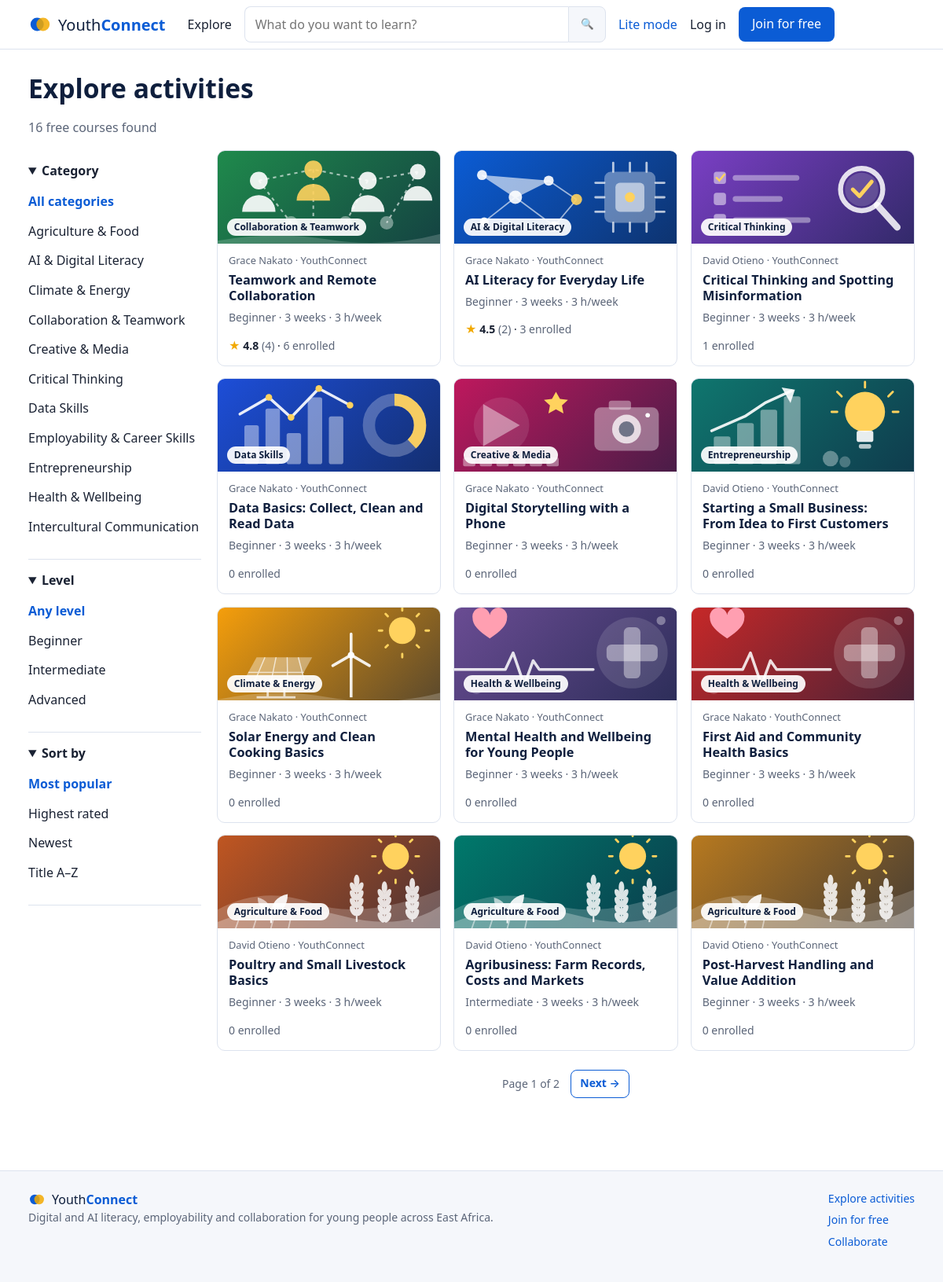
Screenshot of /courses with the database file from the repository.
### tables this page shows
CREATE TABLE `categories` (
  `id` int(10) unsigned NOT NULL AUTO_INCREMENT,
  `name` varchar(80) NOT NULL,
  `slug` varchar(80) NOT NULL,
  PRIMARY KEY (`id`),
  UNIQUE KEY `slug` (`slug`)
);

CREATE TABLE `courses` (
  `id` int(10) unsigned NOT NULL AUTO_INCREMENT,
  `category_id` int(10) unsigned NOT NULL,
  `owner_id` int(10) unsigned NOT NULL,
  `title` varchar(160) NOT NULL,
  `slug` varchar(180) NOT NULL,
  `summary` varchar(300) NOT NULL,
  `description` text NOT NULL,
  `what_you_learn` text NOT NULL,
  `skills` varchar(300) DEFAULT NULL,
  `level` enum('Beginner','Intermediate','Advanced') NOT NULL DEFAULT 'Beginner',
  `hours_per_week` tinyint(3) unsigned NOT NULL DEFAULT 3,
  `language` varchar(40) NOT NULL DEFAULT 'English',
  `color` varchar(7) NOT NULL DEFAULT '#0b5cd5',
  `cover_path` varchar(255) DEFAULT NULL,
  `has_certificate` tinyint(1) NOT NULL DEFAULT 1,
  `pass_mark` tinyint(3) unsigned NOT NULL DEFAULT 70,
  `status` enum('draft','published','archived') NOT NULL DEFAULT 'draft',
  `created_at` datetime NOT NULL DEFAULT current_timestamp(),
  `updated_at` datetime NOT NULL DEFAULT current_timestamp() ON UPDATE current_timestamp(),
  PRIMARY KEY (`id`),
  UNIQUE KEY `slug` (`slug`),
  KEY `idx_status` (`status`),
  KEY `idx_cat` (`category_id`),
  KEY `fk_course_owner` (`owner_id`),
  FULLTEXT KEY `ft_courses` (`title`,`summary`,`skills`),
  CONSTRAINT `fk_course_cat` FOREIGN KEY (`category_id`) REFERENCES `categories` (`id`),
  CONSTRAINT `fk_course_owner` FOREIGN KEY (`owner_id`) REFERENCES `users` (`id`)
);

CREATE TABLE `users` (
  `id` int(10) unsigned NOT NULL AUTO_INCREMENT,
  `name` varchar(120) NOT NULL,
  `email` varchar(190) NOT NULL,
  `password_hash` varchar(255) NOT NULL,
  `google_id` varchar(40) DEFAULT NULL,
  `role` enum('participant','facilitator','mentor','stakeholder','admin') NOT NULL DEFAULT 'participant',
  `status` enum('active','suspended') NOT NULL DEFAULT 'active',
  `level2_override` tinyint(1) NOT NULL DEFAULT 0,
  `created_at` datetime NOT NULL DEFAULT current_timestamp(),
  `last_login_at` datetime DEFAULT NULL,
  PRIMARY KEY (`id`),
  UNIQUE KEY `email` (`email`),
  UNIQUE KEY `google_id` (`google_id`),
  KEY `idx_role` (`role`)
);

### app/Core/Controller.php (called while the page is built, shortened)
<?php
abstract class Controller
{
    protected function view(string $view, array $data = [], int $status = 200): void
    {
        $data += ['title' => config('app.name')];
        View::render($view, $data);
    }
}

### app/Controllers/CourseController.php (called while the page is built, shortened)
<?php
class CourseController extends Controller
{
    public function index(): void
    {
        $q = trim((string)($_GET['q'] ?? ''));
        $cat = (string)($_GET['category'] ?? '');
        $level = (string)($_GET['level'] ?? '');
        $sort = isset(self::SORTS[$_GET['sort'] ?? '']) ? $_GET['sort'] : 'popular';
        $page = max(1, (int)($_GET['page'] ?? 1));
        $per = 12;
        $where = []; $params = [];
        $w = implode(' AND ', $where);
        $total = Courses::countPublished($w, $params);
        $courses = Courses::cards($w, $params, self::SORTS[$sort], $per, ($page - 1) * $per);
        $categories = DB::all('SELECT * FROM categories ORDER BY name');
        $this->view('courses/index', compact('courses', 'categories', 'q', 'cat', 'level', 'sort', 'page', 'total', 'per') + ['title' => 'Explore activities']);
    }
}

### public/index.php (called while the page is built, shortened)
<?php
require __DIR__ . '/../app/bootstrap.php';
$router = new App\Core\Router();
$router->dispatch();

### app/bootstrap.php (called while the page is built, shortened)
<?php
spl_autoload_register(function (string $class) {
    $prefix = 'App\\';
    $file = BASE_PATH . '/app/' . str_replace('\\', '/', substr($class, strlen($prefix))) . '.php';
});
require BASE_PATH . '/app/helpers.php';

### app/Core/DB.php (called while the page is built, shortened)
<?php
class DB
{
    private static ?PDO $pdo = null;
    public static function pdo(): PDO
    {
        if (self::$pdo === null) {
            $c = config('db');
            $dsn = "mysql:host={$c['host']};port={$c['port']};dbname={$c['name']};charset=utf8mb4";
            $opts = [
                PDO::ATTR_ERRMODE            => PDO::ERRMODE_EXCEPTION,
                PDO::ATTR_DEFAULT_FETCH_MODE => PDO::FETCH_ASSOC,
                PDO::ATTR_EMULATE_PREPARES   => false,
            ];
            self::$pdo = new PDO($dsn, $c['user'], $c['pass'], $opts);
            self::$pdo->exec("SET time_zone = '" . date('P') . "'");
        }
        return self::$pdo;
    }
    public static function all(string $sql, array $p = []): array
    {
        $st = self::pdo()->prepare($sql);
        $st->execute($p);
        return $st->fetchAll();
    }
    public static function val(string $sql, array $p = [])
    {
        $st = self::pdo()->prepare($sql);
        $st->execute($p);
        $r = $st->fetchColumn();
        return $r === false ? null : $r;
    }
}

### app/Services/Courses.php (called while the page is built, shortened)
<?php
class Courses
{
    public static function cards(string $where, array $params, string $order = 'enrolled DESC', int $limit = 12, int $offset = 0): array
    {
        $sql = self::CARD_SQL . 'WHERE c.status = \'published\' ' . ($where ? "AND $where " : '')
             . "ORDER BY $order, c.id DESC LIMIT " . (int)$limit . ' OFFSET ' . (int)$offset;
        return DB::all($sql, $params);
    }
    public static function countPublished(string $where, array $params): int
    {
        return (int)DB::val('SELECT COUNT(*) FROM courses c JOIN categories cat ON cat.id = c.category_id WHERE c.status = \'published\' '
            . ($where ? "AND $where" : ''), $params);
    }
}

### app/helpers.php (called while the page is built, shortened)
<?php
function config(string $key, $default = null)
{
    static $cfg = null;
    if ($cfg === null) $cfg = require BASE_PATH . '/config/config.php';
    $v = $cfg;
    foreach (explode('.', $key) as $part) {
        $v = $v[$part];
    }
    return $v;
}
function e($v): string
{
    return htmlspecialchars((string)$v, ENT_QUOTES | ENT_SUBSTITUTE, 'UTF-8');
}
function base_path(): string
{
    static $b = null;
    if ($b === null) {
        $cfg = config('app.base_path');
        if ($cfg !== null && $cfg !== '') {
            $b = rtrim((string)$cfg, '/');
        } else {
            $dir = str_replace('\\', '/', dirname($_SERVER['SCRIPT_NAME'] ?? '/'));
            $dir = preg_replace('#/public$#', '', $dir);
            $b = rtrim($dir, '/');
        }
    }
    return $b;
}
function url(string $path = ''): string
{
    return base_path() . '/' . ltrim($path, '/');
}
function stars(float $r): string
{
    return number_format($r, 1);
}
function lite_mode(): bool
{
    return ($_SERVER['HTTP_SAVE_DATA'] ?? '') === 'on';
}
function course_art(?string $categorySlug): string
{
    static $known = ['agriculture-food', 'health-wellbeing', 'climate-energy', 'entrepreneurship', 'creative-media', 'data-skills',
        'ai-digital-literacy', 'critical-thinking', 'intercultural-communication', 'collaboration-teamwork', 'employability-career-skills'];
    return in_array($categorySlug, $known, true) ? $categorySlug : 'default';
}
function course_cover_url(array $course): ?string
{
    if (empty($course['cover_path']) || lite_mode()) return null;
    return url('media/course/' . (int)($course['course_id'] ?? $course['id']) . '/cover') . '?v=' . substr(md5($course['cover_path']), 0, 8);
}

### app/Views/partials/course_card.php (the view, shortened to what this page needs)
<article class="course-card">
  <a class="card-link" href="<?= e(url('course/' . $c['slug'])) ?>">
    <?php $small = false; include BASE_PATH . '/app/Views/partials/thumb.php'; ?>
    <div class="card-body">
      <p class="provider"><?= e($c['owner']) ?> · YouthConnect</p>
      <h3><?= e($c['title']) ?></h3>
      <p class="muted small"><?= e($c['level']) ?> · <?= (int)$c['weeks'] ?> week<?= $c['weeks'] == 1 ? '' : 's' ?> · <?= (int)$c['hours_per_week'] ?> h/week</p>
      <p class="rating small">
        <?php if ($c['reviews'] > 0): ?><span class="star">&#9733;</span> <strong><?= e(stars((float)$c['rating'])) ?></strong> <span class="muted">(<?= (int)$c['reviews'] ?>)</span> ·<?php endif; ?>
        <span class="muted"><?= number_format((int)$c['enrolled']) ?> enrolled</span>
      </p>
    </div>
  </a>
</article>

### app/Views/courses/index.php (shortened to what this page needs)
<?php
$qs = function (array $over = []) use ($q, $cat, $level, $sort) {
    $p = array_filter(['q' => $q, 'category' => $cat, 'level' => $level, 'sort' => $sort === 'popular' ? '' : $sort], 'strlen');
    foreach ($over as $k => $v) { if ($v === '' || $v === null) unset($p[$k]); else $p[$k] = $v; }
    return url('courses') . ($p ? '?' . http_build_query($p) : '');
};
$pages = (int)ceil($total / $per);
?>
<section class="container section">
  <h1><?= $q !== '' ? 'Results for "' . e($q) . '"' : 'Explore activities' ?></h1>
  <p class="muted"><?= number_format($total) ?> free course<?= $total == 1 ? '' : 's' ?> found</p>
  <div class="layout-filter">
    <aside class="filters" aria-label="Filters">
      <details open>
        <summary>Category</summary>
        <ul class="plain">
          <li><a class="<?= $cat === '' ? 'on' : '' ?>" href="<?= e($qs(['category' => '', 'page' => ''])) ?>">All categories</a></li>
          <?php foreach ($categories as $c): ?><li><a class="<?= $cat === $c['slug'] ? 'on' : '' ?>" href="<?= e($qs(['category' => $c['slug']])) ?>"><?= e($c['name']) ?></a></li><?php endforeach; ?>
        </ul>
      </details>
      <details open>
        <summary>Level</summary>
        <ul class="plain">
          <li><a class="<?= $level === '' ? 'on' : '' ?>" href="<?= e($qs(['level' => ''])) ?>">Any level</a></li>
          <?php foreach (['Beginner', 'Intermediate', 'Advanced'] as $l): ?><li><a class="<?= $level === $l ? 'on' : '' ?>" href="<?= e($qs(['level' => $l])) ?>"><?= e($l) ?></a></li><?php endforeach; ?>
        </ul>
      </details>
      <details open>
        <summary>Sort by</summary>
        <ul class="plain">
          <?php foreach (['popular' => 'Most popular', 'rating' => 'Highest rated', 'newest' => 'Newest', 'title' => 'Title A–Z'] as $k => $label): ?>
            <li><a class="<?= $sort === $k ? 'on' : '' ?>" href="<?= e($qs(['sort' => $k === 'popular' ? '' : $k])) ?>"><?= e($label) ?></a></li>
          <?php endforeach; ?>
        </ul>
      </details>
    </aside>
    <div>
      <?php if (!$courses): ?>
        <div class="empty">
          <h2>No courses match your search</h2>
          <p class="muted">Try a shorter search word, or clear the filters to see everything.</p>
          <a class="btn btn-primary" href="<?= e(url('courses')) ?>">Clear filters</a>
        </div>
      <?php else: ?>
        <div class="grid grid-3">
          <?php foreach ($courses as $c): ?><?php include BASE_PATH . '/app/Views/partials/course_card.php'; ?><?php endforeach; ?>
        </div>
        <?php if ($pages > 1): ?>
        <nav class="pager" aria-label="Pages">
          <span class="muted small">Page <?= $page ?> of <?= $pages ?></span>
          <?php if ($page < $pages): ?><a class="btn btn-outline btn-sm" href="<?= e($qs(['page' => $page + 1])) ?>">Next &rarr;</a><?php endif; ?>
        </nav>
        <?php endif; ?>
      <?php endif; ?>
    </div>
  </div>
</section>

### app/Views/partials/thumb.php (shortened to what this page needs)
<?php
$cover = course_cover_url($c);
?>
<div class="thumb<?= !empty($small) ? ' thumb-sm' : '' ?> art-<?= e(course_art($c['category_slug'] ?? null)) ?><?= $cover ? ' has-cover' : '' ?>" style="--c:<?= e($c['color']) ?>">
  <span class="thumb-cat"><?= e($c['category']) ?></span>
</div>

### app/Core/Router.php (shortened to what this page needs)
<?php
class Router
{
    private array $routes = [];
    private function add(string $method, string $pattern, array $handler, array $mw): void
    {
        $regex = preg_replace_callback('#\{(\w+)\}#', function ($m) {
            return $m[1] === 'id' || substr($m[1], -2) === 'Id' ? '(?P<' . $m[1] . '>\d+)' : '(?P<' . $m[1] . '>[A-Za-z0-9_-]+)';
        }, $pattern);
        $this->routes[] = [$method, '#^' . $regex . '$#', $handler, $mw];
    }
    public function dispatch(): void
    {
        $path = Request::path();
        foreach ($this->routes as [$m, $regex, $handler, $mw]) {
            if (!preg_match($regex, $path, $matches)) continue;
            $params = array_filter($matches, 'is_string', ARRAY_FILTER_USE_KEY);
            [$class, $action] = $handler;
            $controller = new $class();
            $controller->$action(...array_values($params));
            return;
        }
    }
}

### rows the page displays
categories: name "Agriculture & Food"
categories: name "AI & Digital Literacy"
categories: name "Climate & Energy"
categories: name "Collaboration & Teamwork"
categories: name "Creative & Media"
categories: name "Critical Thinking"
categories: name "Data Skills"
categories: name "Employability & Career Skills"
categories: name "Entrepreneurship"
categories: name "Health & Wellbeing"
categories: name "Intercultural Communication"
courses: shows a picture, category.name "Collaboration & Teamwork", owner.name "Grace Nakato", title "Teamwork and Remote Collaboration", level "Beginner", weeks "3", hours_per_week "3", rating "4.8", reviews "4", enrolled "6"
courses: shows a picture, category.name "AI & Digital Literacy", owner.name "Grace Nakato", title "AI Literacy for Everyday Life", level "Beginner", weeks "3", hours_per_week "3", rating "4.5", reviews "2", enrolled "3"
courses: shows a picture, category.name "Critical Thinking", owner.name "David Otieno", title "Critical Thinking and Spotting Misinformation", level "Beginner", weeks "3", hours_per_week "3", enrolled "1"
courses: shows a picture, category.name "Data Skills", owner.name "Grace Nakato", title "Data Basics: Collect, Clean and Read Data", level "Beginner", weeks "3", hours_per_week "3", enrolled "0"
courses: shows a picture, category.name "Creative & Media", owner.name "Grace Nakato", title "Digital Storytelling with a Phone", level "Beginner", weeks "3", hours_per_week "3", enrolled "0"
courses: shows a picture, category.name "Entrepreneurship", owner.name "David Otieno", title "Starting a Small Business: From Idea to First Customers", level "Beginner", weeks "3", hours_per_week "3", enrolled "0"
courses: shows a picture, category.name "Climate & Energy", owner.name "Grace Nakato", title "Solar Energy and Clean Cooking Basics", level "Beginner", weeks "3", hours_per_week "3", enrolled "0"
courses: category.name "Health & Wellbeing", owner.name "Grace Nakato", title "Mental Health and Wellbeing for Young People", level "Beginner", weeks "3", hours_per_week "3", enrolled "0"
courses: category.name "Health & Wellbeing", owner.name "Grace Nakato", title "First Aid and Community Health Basics", level "Beginner", weeks "3", hours_per_week "3", enrolled "0"
courses: category.name "Agriculture & Food", owner.name "David Otieno", title "Poultry and Small Livestock Basics", level "Beginner", weeks "3", hours_per_week "3", enrolled "0"
courses: category.name "Agriculture & Food", owner.name "David Otieno", title "Agribusiness: Farm Records, Costs and Markets", level "Intermediate", weeks "3", hours_per_week "3", enrolled "0"
courses: category.name "Agriculture & Food", owner.name "David Otieno", title "Post-Harvest Handling and Value Addition", level "Beginner", weeks "3", hours_per_week "3", enrolled "0"

### other values shown
$total "16"
$l "Beginner"
$l "Intermediate"
$l "Advanced"
$label "Most popular"
$label "Highest rated"
$label "Newest"
$label "Title A–Z"
$pages "2"
